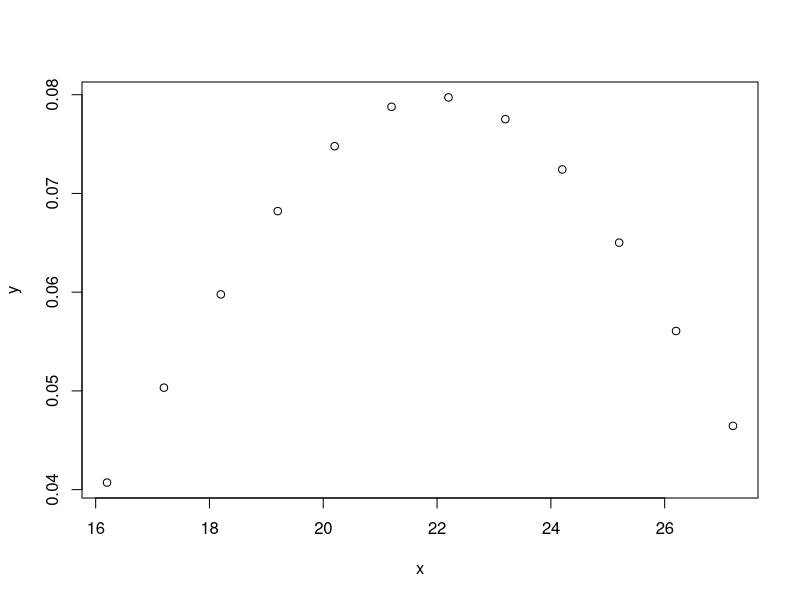
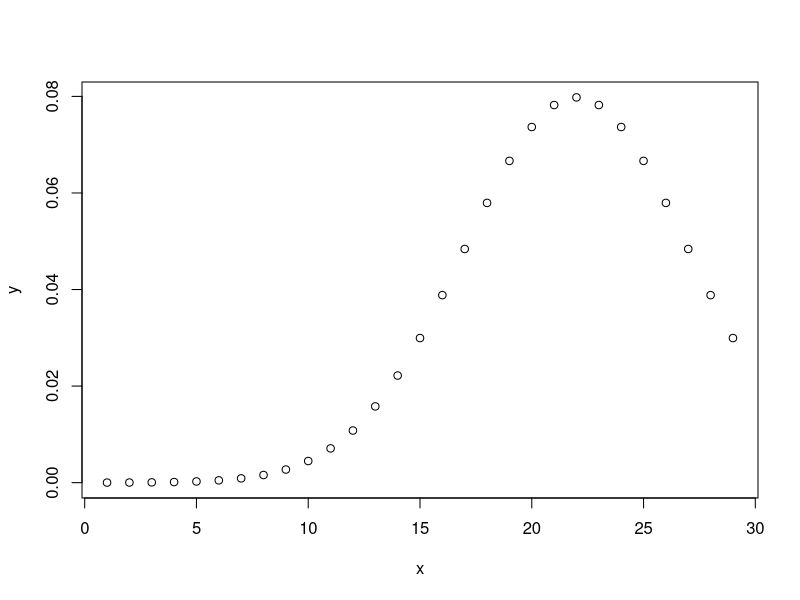
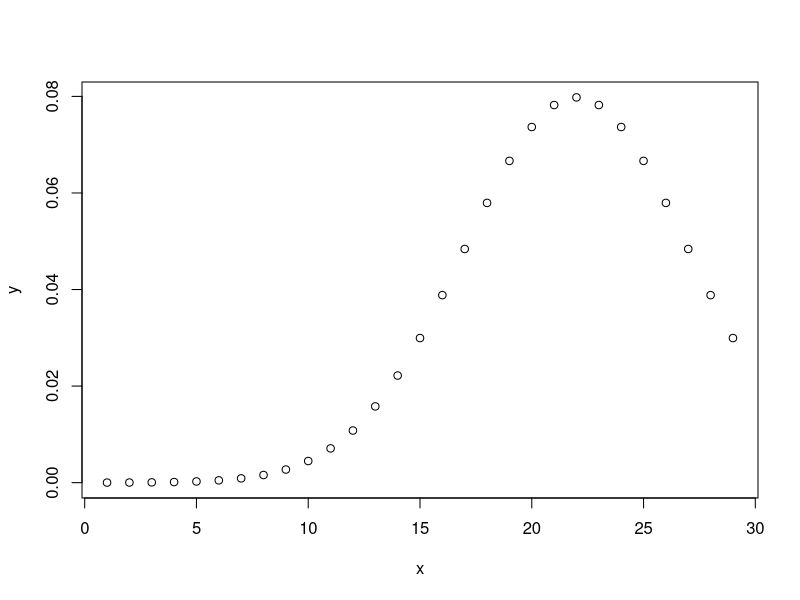
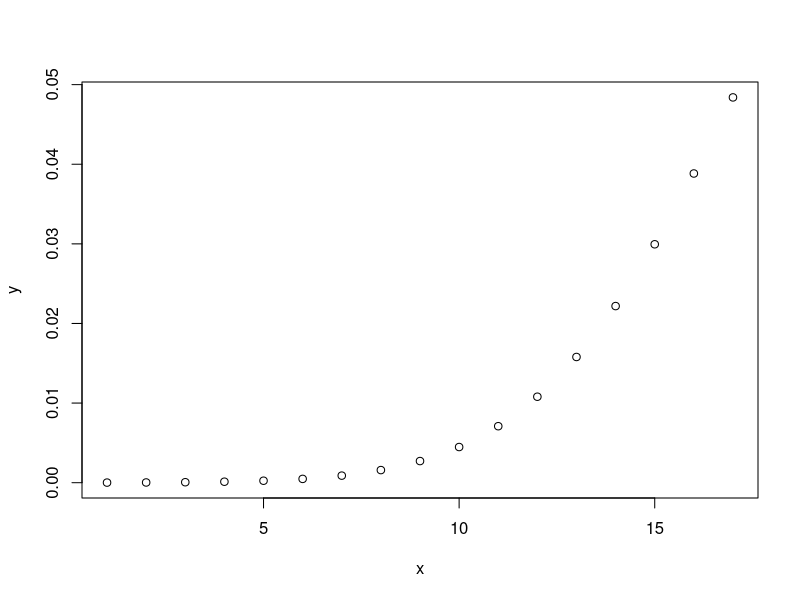

These figures' R source, in order:
#1
#[a]
a = pnorm(16.2,mean = 22,sd = 5)
b = pnorm(27.5,mean = 22,sd = 5)
res = b-a
print(res)
x = seq(16.2, 27.5)
y = dnorm(x, mean = 22, sd = 5)
plot(x,y)
#[b]
a = pnorm(29,mean = 22,sd = 5, lower.tail = FALSE)
print(a)
x = seq(29)
y = dnorm(x, mean = 22,sd = 5)
plot(x,y)
#[c]
a = pnorm(29,mean = 22, sd = 5 , lower.tail = TRUE)
plot(x, y)
print(a)
x = seq( , 17)
y = dnorm(x, mean = 22, sd = 5)
plot(x , y)
# 2
# [a]
a = pnorm(50, mean = 22, sd = 5, lower.tail = FALSE)
b = pnorm(25,mean = 22,sd = 5, lower.tail = TRUE)
res = a - b
print(res)
# [b]
res = pbinom(20, size = 60, prob = 1/2)
print(res)
# [c]
res = pbinom(25, size = 60, prob = 1/2)
print(res)
# [d]
res = pbinom(19, size = 60, prob = 1/2)
print(res)
# 3
a = ppois(4, lambda = 7)
b = ppois(16,lambda = 7)
res = b -a
print(res)





